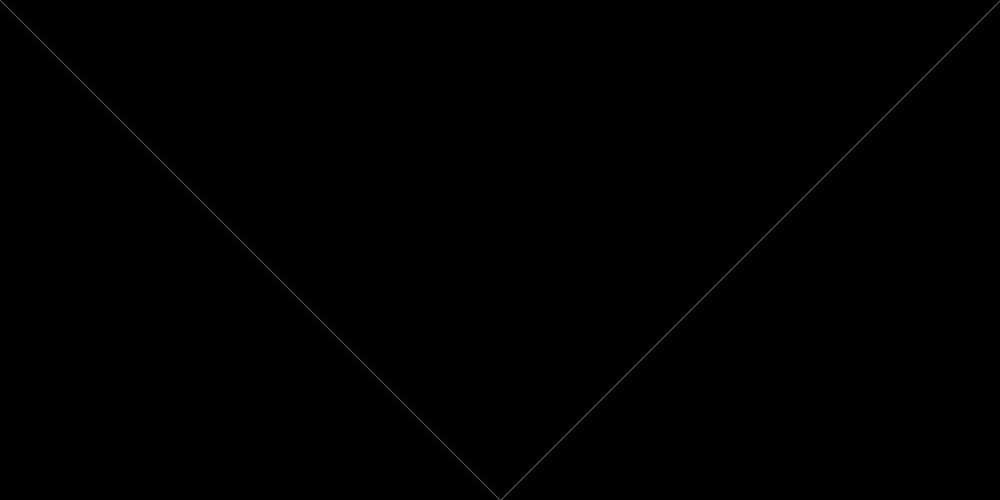
Frame 1 (no input)
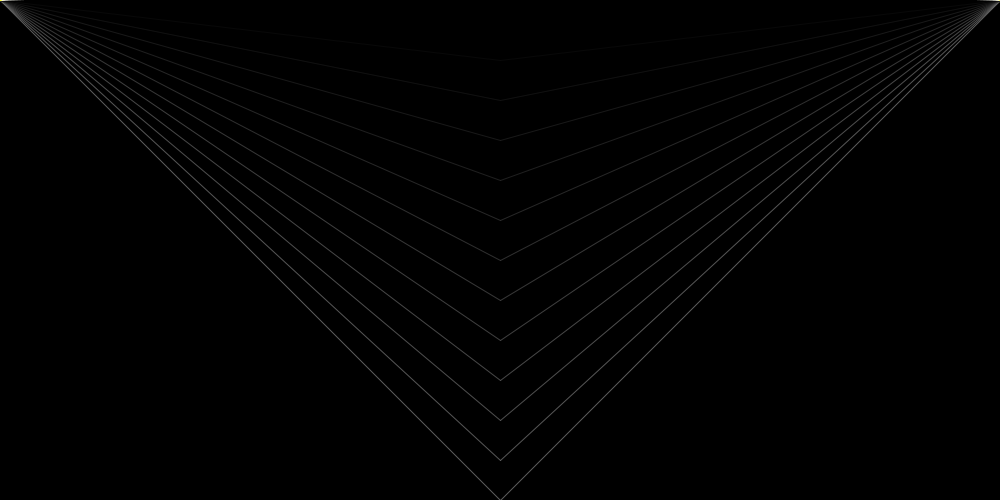
Frame 60 (the mouse pressed at the canvas centre just before this capture)
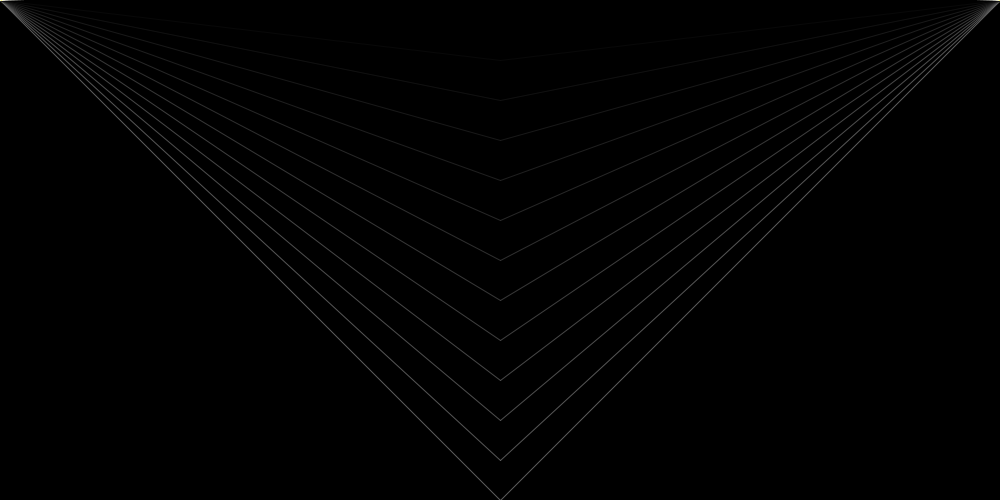
Frame 120 (the mouse held since frame 60 and released just before this capture)

The Processing sketch that drew these frames (run headless with seeded random() and noise(); from frame 60 on, the mouse is pressed at the canvas centre):

// Processing sketch: processing_32056
// ── processing_32056.pde

int a = 0;
int b = 0;
int c = 500;
int d = 500;
int e = 120;
int f = 200;

int a2= 1000;
int b2 = 0;
int c2 = 500;
int d2 = 500;
void setup()
{
  size(1000,500);
  background(0);
    
}

void draw ()
{

  stroke(e,f);
  e = e - 10;
  
  line(a,b,c,d);
  d = d - 40;

 
 line(a2, b2, c2, d2);
 d2 = d2 - 40;
  smooth();
 


  
}
